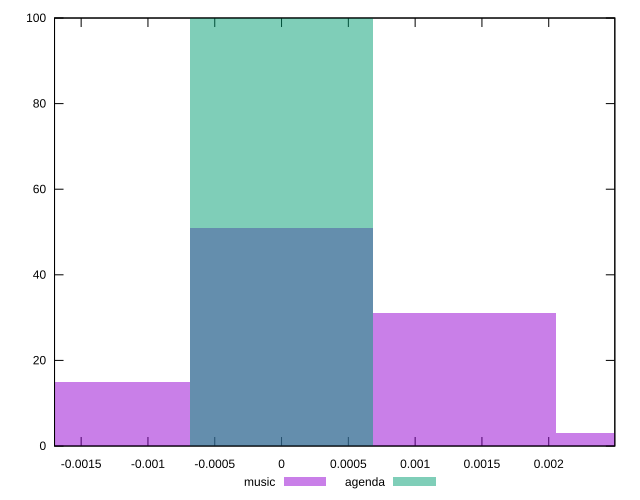

This figure's gnuplot source:
reset

$music <<EOF
0 51
-0.0013672780211715072 15
0.0013672780211715072 31
0.0027345560423430145 3
EOF

$agenda <<EOF
0 100
EOF

set key outside below
set boxwidth 0.0013672780211715072
set xrange [-0.0016992803448729749:0.0024946929220733714]
set yrange [0:100]
set trange [0:100]
set style fill transparent solid 0.5 noborder
set terminal svg size 640, 500 enhanced background rgb 'white'
set output "reports/report_00031_2021-02-24T23-18-18.084Z/meta/pScore-difference/comparison/histogram/0_vs_1.svg"

plot $music title "music" with boxes, \
     $agenda title "agenda" with boxes

reset
